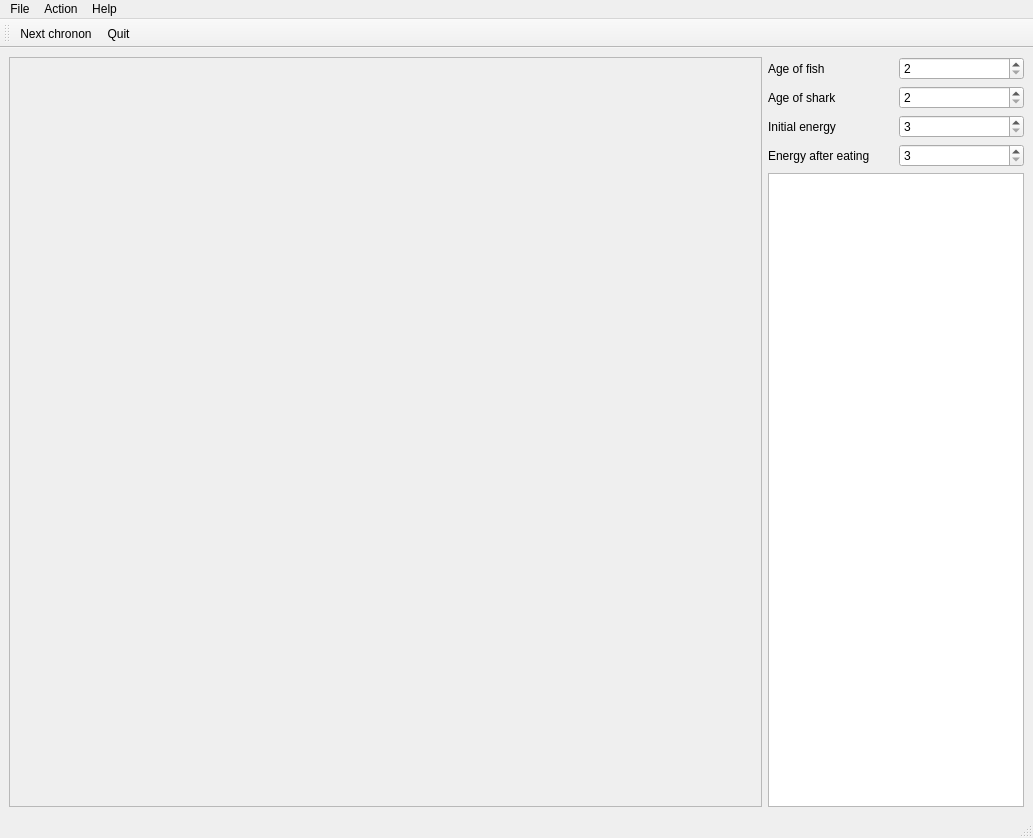
<?xml version="1.0" encoding="UTF-8"?>
<ui version="4.0">
 <class>MainWindow</class>
 <widget class="QMainWindow" name="MainWindow">
  <property name="geometry">
   <rect>
    <x>0</x>
    <y>0</y>
    <width>1033</width>
    <height>838</height>
   </rect>
  </property>
  <property name="windowTitle">
   <string>MainWindow</string>
  </property>
  <widget class="QWidget" name="centralwidget">
   <layout class="QGridLayout" name="gridLayout">
    <item row="3" column="3">
     <widget class="QLabel" name="age_fish">
      <property name="text">
       <string>Age of fish</string>
      </property>
      <property name="buddy">
       <cstring>age_fishBox</cstring>
      </property>
     </widget>
    </item>
    <item row="3" column="4">
     <widget class="QSpinBox" name="age_fishBox">
      <property name="minimum">
       <number>2</number>
      </property>
     </widget>
    </item>
    <item row="7" column="3" colspan="2">
     <widget class="QListWidget" name="palette">
      <property name="sizePolicy">
       <sizepolicy hsizetype="Preferred" vsizetype="Expanding">
        <horstretch>0</horstretch>
        <verstretch>0</verstretch>
       </sizepolicy>
      </property>
     </widget>
    </item>
    <item row="4" column="4">
     <widget class="QSpinBox" name="age_sharkBox">
      <property name="minimum">
       <number>2</number>
      </property>
     </widget>
    </item>
    <item row="3" column="2" rowspan="5">
     <widget class="QScrollArea" name="scrollArea">
      <property name="widgetResizable">
       <bool>true</bool>
      </property>
      <widget class="QWidget" name="scrollAreaWidgetContents">
       <property name="geometry">
        <rect>
         <x>0</x>
         <y>0</y>
         <width>749</width>
         <height>754</height>
        </rect>
       </property>
       <zorder>simulation</zorder>
      </widget>
     </widget>
    </item>
    <item row="4" column="3">
     <widget class="QLabel" name="age_shark">
      <property name="text">
       <string>Age of shark</string>
      </property>
      <property name="buddy">
       <cstring>age_sharkBox</cstring>
      </property>
     </widget>
    </item>
    <item row="5" column="3">
     <widget class="QLabel" name="energy_initial">
      <property name="text">
       <string>Initial energy </string>
      </property>
      <property name="buddy">
       <cstring>energy_initialBox</cstring>
      </property>
     </widget>
    </item>
    <item row="5" column="4">
     <widget class="QSpinBox" name="energy_initialBox">
      <property name="minimum">
       <number>3</number>
      </property>
     </widget>
    </item>
    <item row="6" column="3">
     <widget class="QLabel" name="energy_eat">
      <property name="text">
       <string>Energy after eating</string>
      </property>
      <property name="buddy">
       <cstring>energy_eatBox</cstring>
      </property>
     </widget>
    </item>
    <item row="6" column="4">
     <widget class="QSpinBox" name="energy_eatBox">
      <property name="minimum">
       <number>3</number>
      </property>
     </widget>
    </item>
   </layout>
  </widget>
  <widget class="QMenuBar" name="menubar">
   <property name="geometry">
    <rect>
     <x>0</x>
     <y>0</y>
     <width>1033</width>
     <height>19</height>
    </rect>
   </property>
   <widget class="QMenu" name="menuFile">
    <property name="title">
     <string>File</string>
    </property>
    <addaction name="actionNew"/>
    <addaction name="actionOpen"/>
    <addaction name="actionSave"/>
    <addaction name="actionQuit"/>
   </widget>
   <widget class="QMenu" name="menuAction">
    <property name="title">
     <string>Action</string>
    </property>
    <addaction name="actionNext_chronon"/>
   </widget>
   <widget class="QMenu" name="menuHelp">
    <property name="title">
     <string>Help</string>
    </property>
    <addaction name="actionAbout"/>
   </widget>
   <addaction name="menuFile"/>
   <addaction name="menuAction"/>
   <addaction name="menuHelp"/>
  </widget>
  <widget class="QStatusBar" name="statusbar"/>
  <widget class="QToolBar" name="toolBar">
   <property name="windowTitle">
    <string>toolBar</string>
   </property>
   <attribute name="toolBarArea">
    <enum>TopToolBarArea</enum>
   </attribute>
   <attribute name="toolBarBreak">
    <bool>false</bool>
   </attribute>
   <addaction name="actionNext_chronon"/>
   <addaction name="actionQuit"/>
  </widget>
  <action name="actionNew">
   <property name="text">
    <string>New</string>
   </property>
  </action>
  <action name="actionOpen">
   <property name="text">
    <string>Open</string>
   </property>
  </action>
  <action name="actionSave">
   <property name="text">
    <string>Save</string>
   </property>
  </action>
  <action name="actionQuit">
   <property name="text">
    <string>Quit</string>
   </property>
  </action>
  <action name="actionAbout">
   <property name="text">
    <string>About</string>
   </property>
  </action>
  <action name="actionNext_chronon">
   <property name="text">
    <string>Next chronon</string>
   </property>
  </action>
 </widget>
 <tabstops>
  <tabstop>scrollArea</tabstop>
  <tabstop>age_fishBox</tabstop>
  <tabstop>age_sharkBox</tabstop>
  <tabstop>energy_initialBox</tabstop>
  <tabstop>energy_eatBox</tabstop>
  <tabstop>palette</tabstop>
 </tabstops>
 <resources/>
 <connections>
  <connection>
   <sender>actionQuit</sender>
   <signal>triggered()</signal>
   <receiver>MainWindow</receiver>
   <slot>close()</slot>
   <hints>
    <hint type="sourcelabel">
     <x>-1</x>
     <y>-1</y>
    </hint>
    <hint type="destinationlabel">
     <x>527</x>
     <y>379</y>
    </hint>
   </hints>
  </connection>
 </connections>
</ui>
